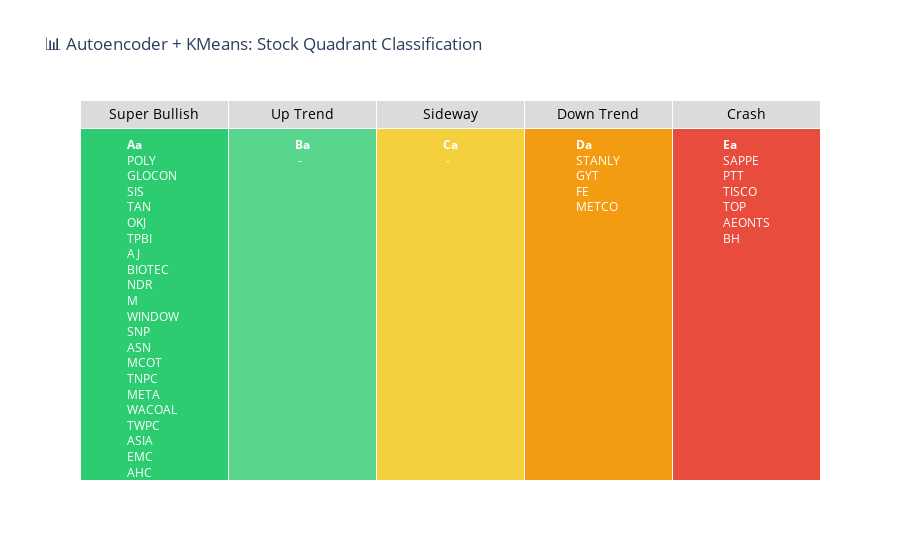

The code cell stored with this chart in its notebook:
### Code cell
# -- สร้างตาราง Plotly Quadrant 5x5 --
quad_groups = df.groupby('Quadrant')['symbol'].apply(list).to_dict()
levels_f = ['A', 'B', 'C', 'D', 'E']
levels_t = ['a', 'b', 'c', 'd', 'e']

table_text = []
for f in levels_f:
    row = []
    for t in levels_t:
        code = f + t
        stocks = quad_groups.get(code, [])
        cell = f"<b>{code}</b><br>" + "<br>".join(stocks) if stocks else f"<b>{code}</b><br> -"
        row.append(cell)
    table_text.append(row)

colors = [[{'A': '#2ecc71', 'B': '#58d68d', 'C': '#f4d03f', 'D': '#f39c12', 'E': '#e74c3c'}[f]]*5 for f in levels_f]

fig = go.Figure(data=go.Table(
    header=dict(values=["Super Bullish", "Up Trend", "Sideway", "Down Trend", "Crash"],
                align="center", fill_color="#dcdcdc", font=dict(color="black", size=14)),
    cells=dict(values=table_text,
               fill_color=colors,
               align="center",
               height=80,
               font=dict(color="white", size=12))
))
fig.update_layout(title="📊 Autoencoder + KMeans: Stock Quadrant Classification")
fig.show()

### Figure 1 — Plotly figure (JSON) as saved in the notebook; plotly's stock layout.template omitted (floating-point values rounded to 4 significant figures)
{"data": [{"cells": {"align": "center", "fill": {"color": [["#2ecc71", "#2ecc71", "#2ecc71", "#2ecc71", "#2ecc71"], ["#58d68d", "#58d68d", "#58d68d", "#58d68d", "#58d68d"], ["#f4d03f", "#f4d03f", "#f4d03f", "#f4d03f", "#f4d03f"], ["#f39c12", "#f39c12", "#f39c12", "#f39c12", "#f39c12"], ["#e74c3c", "#e74c3c", "#e74c3c", "#e74c3c", "#e74c3c"]]}, "font": {"color": "white", "size": 12}, "height": 80, "values": [["<b>Aa</b><br>POLY<br>GLOCON<br>SIS<br>TAN<br>OKJ<br>TPBI<br>AJ<br>BIOTEC<br>NDR<br>M<br>WINDOW<br>SNP<br>ASN<br>MCOT<br>TNPC<br>META<br>WACOAL<br>TWPC<br>ASIA<br>EMC<br>AHC<br>DMT<br>CCP<br>SO<br>BTW<br>HARN<br>ONEE<br>VIBHA<br>GLAND<br>MATCH<br>SWC<br>SINO<br>BSRC<br>JMART<br>NEWS<br>GLORY<br>GENCO<br>GABLE<br>SCN<br>CIG<br>BPP<br>APP<br>CHAO<br>SECURE<br>ASK<br>BCP<br>ILM<br>CNT<br>L&E<br>DPAINT<br>HTECH<br>SMT<br>EP<br>GLOBAL<br>AURA<br>NCAP<br>RS<br>CRANE<br>MORE<br>SPVI<br>KTC<br>PROS<br>DIMET<br>LTS<br>TOG<br>SMIT<br>NER<br>AMC<br>TCC<br>MPJ<br>SSF<br>MEDEZE<br>ARIP<br>TRUBB<br>PRI<br>A<br>GTB<br>SEAFCO<br>UBE<br>CHEWA<br>SAWANG<br>TEKA<br>TNP<br>CFARM<br>AAI<br>TTB<br>UEC<br>CPANEL<br>KCE<br>DV8<br>ROH<br>CFRESH<br>RPH<br>BEC<br>KUN<br>NKI<br>PSTC<br>SPG<br>ALLA<br>MTC<br>IHL<br>GRAND<br>OR<br>TITLE<br>SC<br>MAGURO<br>RP<br>CSP<br>IRPC<br>TRT<br>FN<br>AKP<br>XO<br>NTV<br>STGT<br>CHG<br>SAUCE<br>TIPCO<br>INOX<br>CIVIL<br>PICO<br>GC<br>PREB<br>SCG<br>SALEE<br>NYT<br>SANKO<br>TMAN<br>GRAMMY<br>PLT<br>SPALI<br>TM<br>TEGH<br>NL<br>ORI<br>GTV<br>TPIPL<br>PTC<br>DEMCO<br>CPF<br>NNCL<br>FVC<br>INSET<br>SE-ED<br>TNL<br>MSC<br>CIMBT<br>SQ<br>TSTH<br>ANI<br>I2", "<b>Ab</b><br>TPCH<br>SUSCO<br>VGI<br>ASP<br>PTECH<br>PLUS<br>MANRIN<br>SFT<br>ADVICE<br>AYUD<br>WORK<br>PG<br>MGC<br>SIAM<br>ITD<br>TSI<br>CENTEL<br>UMS<br>UOBKH<br>SVOA<br>ILINK<br>CM<br>IRCP<br>PDJ<br>JCKH<br>UREKA<br>RAM<br>TTW<br>FORTH<br>AF<br>PERM<br>NKT<br>YONG<br>PORT<br>CPH<br>IP<br>SUTHA<br>TAKUNI<br>SISB<br>PYLON<br>JUBILE<br>MJD<br>S&J<br>IT<br>TPLAS<br>TNR<br>DTCENT<br>BEAUTY<br>MONO<br>CCET<br>KTMS<br>CTW<br>TVT<br>SM<br>SAWAD<br>SPREME<br>PANEL<br>SIRI<br>ATP30<br>MC<br>STC<br>RSP<br>CHOTI<br>MVP<br>ITTHI<br>SGC<br>TKC<br>PHOL<br>TMI<br>TFI<br>PIN<br>SUPER<br>THG<br>DCC<br>AKR<br>GEL<br>MICRO<br>SGF<br>CK<br>BGC<br>SST<br>MK<br>PM<br>QTC<br>PSL<br>SVI<br>CPR<br>SAMCO<br>JR<br>AU<br>BLC<br>TMD<br>SCL<br>TNDT<br>NV<br>MCS<br>PRIN<br>SYNEX<br>ASEFA<br>NOBLE<br>WICE<br>BCH<br>TATG<br>FNS<br>TYCN<br>WP<br>CEYE<br>COMAN<br>DOHOME<br>PSH<br>IIG<br>AIE<br>AIRA<br>PB<br>LIT<br>TVO<br>BSBM<br>BE8<br>SRS<br>NFC<br>UNIQ<br>SAFE<br>GJS<br>VS<br>BEYOND<br>SMPC<br>LHK<br>AH<br>TPP<br>ASIAN<br>MEB<br>WINMED<br>PRAPAT<br>AMARIN<br>SENX<br>UBA<br>UPOIC<br>OSP<br>SABUY<br>BGRIM<br>HMPRO<br>STELLA<br>WIIK<br>MBK<br>WPH<br>INET<br>CH<br>NAM<br>BANPU<br>EVER<br>JTS<br>MITSIB<br>JSP<br>EE<br>CGH<br>CPW<br>PT<br>THIP<br>APCS<br>BYD<br>HYDRO<br>AIT<br>MENA<br>NTSC<br>PLANB<br>KTB<br>AQUA<br>WHA<br>TSTE<br>TQR<br>CMR<br>YGG<br>PEACE", "<b>Ac</b><br>VCOM<br>STP<br>ROJNA<br>KSL<br>SHR<br>SNPS<br>SFLEX<br>NWR<br>GBX<br>TRP<br>PRG<br>PTG<br>MAJOR<br>MST<br>WAVE<br>TVH<br>AWC<br>SMD100<br>QTCG<br>MGI<br>XBIO<br>FANCY<br>DCON<br>ITC<br>KCG<br>GUNKUL<br>TCMC<br>NOVA<br>PHG<br>GFPT<br>BBIK<br>GCAP<br>TRU<br>ESTAR<br>THANI<br>BCPG<br>PACO<br>SK<br>AAV<br>GGC<br>BR<br>IND<br>NCH<br>UMI<br>PIMO<br>SLP<br>SHANG<br>IVF<br>FMT<br>SCM<br>TMT<br>NEP<br>AOT<br>PEER<br>SELIC<br>NC<br>ADB<br>HANA<br>TRV<br>CSS<br>STA<br>BDMS<br>AJA<br>KAMART<br>PROEN<br>VARO<br>2S<br>NRF<br>SIMAT<br>CREDIT<br>IMH<br>KBS<br>TC<br>TNH<br>ICN<br>AMATA<br>CBG<br>BAFS<br>NAT<br>TBN<br>SA<br>INGRS<br>LHFG<br>FPT<br>COLOR<br>YUASA<br>CV<br>SE<br>PK<br>HL<br>CHARAN<br>ALPHAX<br>AS<br>ABM<br>THMUI<br>24CS<br>KWM<br>BJCHI<br>FTI<br>SITHAI<br>CEN<br>TWP<br>PCC<br>GPI<br>DUSIT<br>PTTGC<br>UPF<br>KGI<br>PR9<br>NETBAY<br>BJC<br>PL<br>SGP<br>SICT<br>BRI<br>MINT<br>KASET<br>TRC<br>DOD<br>SAM<br>SONIC<br>AGE<br>FLOYD<br>IFS<br>CMAN<br>PRM<br>PAF<br>LST<br>CSR<br>SAMART<br>HENG<br>BIZ<br>AMATAV<br>NCL<br>SPCG<br>READY<br>DTCI<br>WHAUP<br>S11<br>MFEC<br>BWG<br>SDC<br>COCOCO<br>LOXLEY<br>GPSC<br>VL<br>SNNP<br>OGC<br>EKH<br>KTIS<br>BIS<br>TRITN<br>BLAND", "<b>Ad</b><br>NVD<br>JDF<br>SVR<br>NCP<br>EA<br>CRC<br>SAT<br>PSP<br>TGH<br>ITEL<br>PCE<br>TK<br>CGD<br>SPA<br>J<br>TPAC<br>RPC<br>BRR<br>PAP<br>WIN<br>ASAP<br>UTP<br>ZAA<br>WFX<br>SCGD<br>KEX<br>TEAMG<br>MFC<br>KCAR<br>NEX<br>STI<br>ROCTEC<br>UAC<br>M-CHAI<br>BVG<br>SKE<br>TGPRO<br>IRC<br>CPALL<br>TNITY<br>BEM<br>CKP<br>PTL<br>HTC<br>TU<br>MDX<br>HFT<br>ZEN<br>TAE<br>STPI<br>SJWD<br>MOSHI<br>PQS<br>TMILL<br>K<br>DDD<br>TWZ<br>MGT<br>OCC<br>SMART<br>VIH<br>MEGA<br>SNC<br>AP<br>ROCK<br>PSG<br>THCOM<br>KLINIQ<br>ZIGA<br>ICHI<br>SAAM<br>TTI<br>TACC<br>MODERN<br>ACC<br>GFC<br>ARIN<br>TKT<br>EASTW<br>TKN<br>TMC<br>UVAN<br>ORN<br>TIPH<br>TCOAT<br>THREL<br>TVDH<br>PPM<br>PRINC<br>AMA<br>HUMAN<br>BTS<br>RATCH<br>CHIC<br>SAMTEL<br>BLA<br>KJL<br>ML<br>UV<br>PATO<br>ANAN<br>SCI<br>JAK<br>BCT<br>PJW<br>MBAX<br>PLE<br>CMC<br>BC<br>CAZ<br>CHAYO<br>ICC<br>STOWER<br>ASIMAR<br>GREEN<br>EURO<br>SR<br>BROCK<br>III<br>ITNS<br>VNG<br>FPI<br>SEI<br>AUCT<br>PF<br>Q-CON<br>CHASE<br>DRT<br>PMC<br>TPIPP<br>BPS<br>STECH<br>BBGI<br>MILL<br>KIAT<br>LEO<br>SSSC<br>TPS<br>TKS<br>CPI<br>NATION<br>SKN<br>IROYAL<br>AMANAH<br>UKEM<br>CPL<br>B52<br>BOL<br>STX<br>THE<br>RJH<br>KUMWEL<br>AMARC<br>SCAP<br>SUN<br>CMO<br>JPARK<br>AFC<br>KWI<br>D<br>WARRIX<br>PRECHA<br>ADD", "<b>Ae</b><br>PPPM<br>LEE<br>TASCO<br>NPK<br>TPOLY<br>CPAXT<br>LPN<br>TIGER<br>BIG<br>LDC<br>SAF<br>RICHY<br>PLAT<br>ARROW<br>KOOL<br>PCSGH<br>MUD<br>SCGP<br>TSC<br>TOA<br>EFORL<br>LALIN<br>SOLAR<br>PMTA<br>APO<br>ACE<br>WGE<br>NSL<br>ALT<br>AMR<br>MASTER<br>KGEN<br>UP<br>TIDLOR<br>SAK<br>SYMC<br>B<br>KCM<br>FM<br>XPG<br>FSX<br>KISS<br>DITTO<br>MIDA<br>WINNER<br>JAS<br>TCJ<br>HPT<br>CITY<br>LPH<br>MOONG<br>DHOUSE<br>ACG<br>DEXON<br>KK<br>TFG<br>PLANET<br>FTE<br>BLESS<br>TURTLE<br>UBIS<br>RABBIT<br>AE<br>SAV<br>TQM<br>PIS<br>SYNTEC<br>BTC<br>ECF<br>BAM<br>BKGI<br>EASON<br>QLT<br>BGT<br>JMT<br>SORKON<br>PROUD<br>PPP<br>TSR<br>KC<br>CPT<br>TTA<br>SVT<br>TTCL<br>TEAM<br>BKD<br>THANA<br>PRIME<br>SEAOIL<br>THRE<br>PPS<br>ASW<br>LANNA<br>PDG<br>HEALTH<br>SKY<br>QH<br>BTG<br>SKR<br>TPA<br>ETE<br>MATI<br>TSE<br>VRANDA<br>RT<br>JCK<br>APCO<br>TLI<br>TPL<br>RBF<br>CRD<br>CI<br>MCA<br>PRTR<br>BTNC<br>DELTA<br>BSM<br>COM7<br>KCC<br>CHO<br>ERW<br>ETL<br>S<br>EPG<br>RML<br>IVL<br>SENA<br>ETC<br>SCP<br>SSP<br>CWT<br>TH<br>SABINA<br>TR<br>TERA<br>VPO<br>BM<br>SRICHA<br>A5<br>MTW<br>BA<br>AKS<br>CHOW<br>MALEE<br>LH<br>TGE<br>APURE<br>SINGER<br>RWI<br>PRAKIT<br>FSMART<br>TPCS<br>SPACK<br>TFM<br>SPRC"], ["<b>Ba</b><br> -", "<b>Bb</b><br> -", "<b>Bc</b><br> -", "<b>Bd</b><br> -", "<b>Be</b><br>STECON"], ["<b>Ca</b><br> -", "<b>Cb</b><br> -", "<b>Cc</b><br>CSC", "<b>Cd</b><br> -", "<b>Ce</b><br> -"], ["<b>Da</b><br>STANLY<br>GYT<br>FE<br>METCO", "<b>Db</b><br>PTTEP<br>OHTL<br>EGCO<br>ALUCON", "<b>Dc</b><br>BBL", "<b>Dd</b><br>TFMAMA<br>TOPP<br>KWC", "<b>De</b><br>KBANK<br>BKIH<br>MTI<br>KYE"], ["<b>Ea</b><br>SAPPE<br>PTT<br>TISCO<br>TOP<br>AEONTS<br>BH", "<b>Eb</b><br>SCC<br>KKP<br>SUC<br>TMW<br>NEO<br>SCCC<br>BAY", "<b>Ec</b><br>NEW<br>LRH<br>INTUCH<br>SCB", "<b>Ed</b><br>KDH<br>SPC<br>RCL<br>SPI<br>TCAP<br>INSURE<br>JCT<br>CPN<br>ADVANC", "<b>Ee</b><br>BUI<br>TTT<br>F&D"]]}, "header": {"align": "center", "fill": {"color": "#dcdcdc"}, "font": {"color": "black", "size": 14}, "values": ["Super Bullish", "Up Trend", "Sideway", "Down Trend", "Crash"]}, "type": "table"}], "layout": {"title": {"text": "📊 Autoencoder + KMeans: Stock Quadrant Classification"}}}
